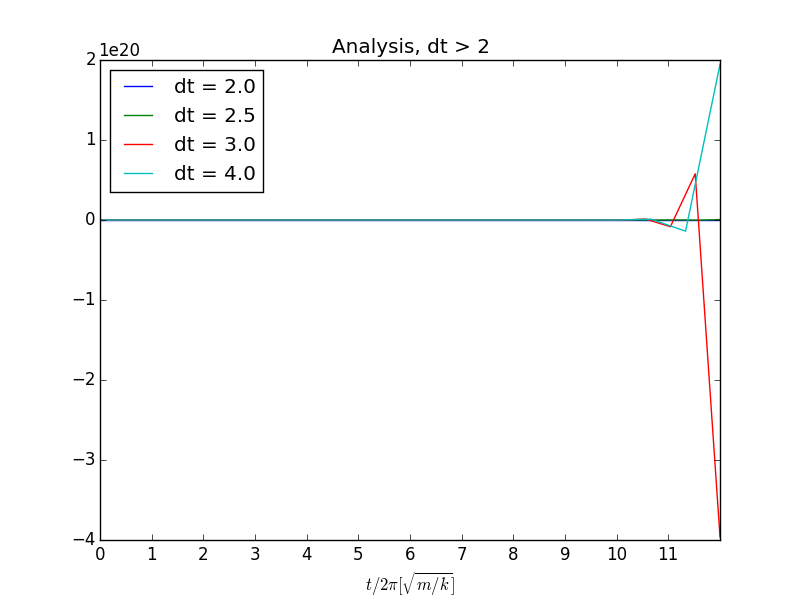

Python code for this plot:
import numpy as np
import matplotlib.pyplot as plt


dt = 3.0
for dt in [2.0, 2.5, 3.0, 4.0]:

    dt2 = dt * dt
    T = 2 * np.pi
    nT = 12
    tf = nT * T
    nsteps = int(tf/dt )
    r = np.zeros(nsteps+1)
    v = np.zeros(nsteps+1)
    r[0] = 1.

    for i in range(nsteps):
        r[i+1] = r[i] + dt * v[i] - 0.5 * dt2 * r[i]
        v[i+1] = v[i] - 0.5 * dt * (r[i+1] + r[i])

    t = np.linspace(0.0,tf,nsteps+1)
    K = 0.5 * v * v
    U = 0.5 * r * r
    E = K + U

    plt.plot(t/T,r,label='dt = %.1f'%dt)
    #cosndt = [1]+ [np.cosh(n*dt ) for n in range(nsteps)]
    #plt.plot(t/T,cosndt,label='cos(n*dt)')
    plt.title('Analysis, dt > 2')
    plt.xlabel(r'$t/2\pi [\sqrt{m/k}]$')

plt.xticks(np.arange(0.0,nT,1.0))
plt.legend(loc=2)
plt.savefig('3vi.png')

